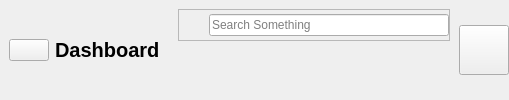
         <widget class="QWidget" name="HeaderFrame" native="true">
          <layout class="QHBoxLayout" name="horizontalLayout_2">
           <property name="spacing">
            <number>0</number>
           </property>
           <property name="leftMargin">
            <number>0</number>
           </property>
           <property name="topMargin">
            <number>0</number>
           </property>
           <property name="rightMargin">
            <number>0</number>
           </property>
           <property name="bottomMargin">
            <number>0</number>
           </property>
           <item alignment="Qt::AlignLeft">
            <widget class="QWidget" name="widget" native="true">
             <layout class="QHBoxLayout" name="horizontalLayout_3">
              <item>
               <widget class="QPushButton" name="menuBtn">
                <property name="text">
                 <string/>
                </property>
                <property name="icon">
                 <iconset resource="../../Mid_Term_Project/Code_Mid_Project/cs261f22pid22/resources.qrc">
                  <normaloff>:/blackicons/Graphics/featherBlack/menu.svg</normaloff>:/blackicons/Graphics/featherBlack/menu.svg</iconset>
                </property>
                <property name="iconSize">
                 <size>
                  <width>24</width>
                  <height>24</height>
                 </size>
                </property>
               </widget>
              </item>
              <item>
               <widget class="QLabel" name="appHeader">
                <property name="font">
                 <font>
                  <pointsize>15</pointsize>
                  <weight>75</weight>
                  <bold>true</bold>
                 </font>
                </property>
                <property name="text">
                 <string>Dashboard</string>
                </property>
               </widget>
              </item>
             </layout>
            </widget>
           </item>
           <item alignment="Qt::AlignHCenter">
            <widget class="QWidget" name="widget_2" native="true">
             <property name="minimumSize">
              <size>
               <width>290</width>
               <height>0</height>
              </size>
             </property>
             <layout class="QHBoxLayout" name="horizontalLayout_4">
              <item alignment="Qt::AlignTop">
               <widget class="QFrame" name="searchframe">
                <property name="minimumSize">
                 <size>
                  <width>160</width>
                  <height>0</height>
                 </size>
                </property>
                <property name="frameShape">
                 <enum>QFrame::StyledPanel</enum>
                </property>
                <property name="frameShadow">
                 <enum>QFrame::Sunken</enum>
                </property>
                <layout class="QHBoxLayout" name="horizontalLayout_5">
                 <property name="spacing">
                  <number>0</number>
                 </property>
                 <property name="leftMargin">
                  <number>0</number>
                 </property>
                 <property name="topMargin">
                  <number>0</number>
                 </property>
                 <property name="rightMargin">
                  <number>0</number>
                 </property>
                 <property name="bottomMargin">
                  <number>0</number>
                 </property>
                 <item>
                  <widget class="QLabel" name="label_2">
                   <property name="minimumSize">
                    <size>
                     <width>30</width>
                     <height>30</height>
                    </size>
                   </property>
                   <property name="maximumSize">
                    <size>
                     <width>30</width>
                     <height>30</height>
                    </size>
                   </property>
                   <property name="text">
                    <string/>
                   </property>
                   <property name="pixmap">
                    <pixmap resource="../../Mid_Term_Project/Code_Mid_Project/cs261f22pid22/resources.qrc">:/blackicons/Graphics/featherBlack/search.svg</pixmap>
                   </property>
                   <property name="scaledContents">
                    <bool>true</bool>
                   </property>
                  </widget>
                 </item>
                 <item>
                  <widget class="QLineEdit" name="lineEdit">
                   <property name="placeholderText">
                    <string>Search Something</string>
                   </property>
                  </widget>
                 </item>
                </layout>
               </widget>
              </item>
             </layout>
            </widget>
           </item>
           <item>
            <widget class="QWidget" name="widget_3" native="true">
             <layout class="QHBoxLayout" name="horizontalLayout_6">
              <property name="spacing">
               <number>0</number>
              </property>
              <property name="leftMargin">
               <number>0</number>
              </property>
              <property name="topMargin">
               <number>0</number>
              </property>
              <property name="rightMargin">
               <number>0</number>
              </property>
              <property name="bottomMargin">
               <number>0</number>
              </property>
              <item alignment="Qt::AlignRight">
               <widget class="QPushButton" name="accountBtn">
                <property name="minimumSize">
                 <size>
                  <width>50</width>
                  <height>50</height>
                 </size>
                </property>
                <property name="text">
                 <string/>
                </property>
                <property name="icon">
                 <iconset resource="../../Mid_Term_Project/Code_Mid_Project/cs261f22pid22/resources.qrc">
                  <normaloff>:/blackicons/Graphics/featherBlack/user.svg</normaloff>:/blackicons/Graphics/featherBlack/user.svg</iconset>
                </property>
                <property name="iconSize">
                 <size>
                  <width>32</width>
                  <height>32</height>
                 </size>
                </property>
               </widget>
              </item>
             </layout>
            </widget>
           </item>
          </layout>
         </widget>
